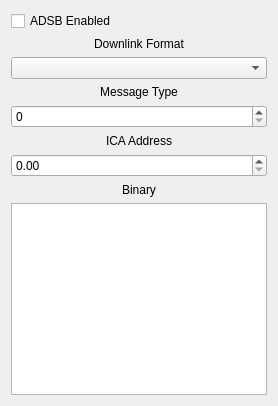
            <widget class="QWidget" name="annotationAdsbTab">
             <attribute name="title">
              <string>ADSB</string>
             </attribute>
             <layout class="QVBoxLayout" name="verticalLayout_5">
              <item>
               <widget class="QCheckBox" name="adsbEnabledCheckBox">
                <property name="text">
                 <string>ADSB Enabled</string>
                </property>
               </widget>
              </item>
              <item>
               <widget class="QLabel" name="downlinkFormatLabel">
                <property name="text">
                 <string>Downlink Format</string>
                </property>
                <property name="alignment">
                 <set>Qt::AlignCenter</set>
                </property>
               </widget>
              </item>
              <item>
               <widget class="QComboBox" name="downlinkFormatComboBox"/>
              </item>
              <item>
               <widget class="QLabel" name="adsbMsgTypeLabel">
                <property name="text">
                 <string>Message Type</string>
                </property>
                <property name="alignment">
                 <set>Qt::AlignCenter</set>
                </property>
               </widget>
              </item>
              <item>
               <widget class="QSpinBox" name="adsbMsgTypeComboBox">
                <property name="maximum">
                 <number>31</number>
                </property>
               </widget>
              </item>
              <item>
               <widget class="QLabel" name="icaAddrLabel">
                <property name="text">
                 <string>ICA Address</string>
                </property>
                <property name="alignment">
                 <set>Qt::AlignCenter</set>
                </property>
               </widget>
              </item>
              <item>
               <widget class="QDoubleSpinBox" name="icaAddrDoubleSpinBox"/>
              </item>
              <item>
               <widget class="QLabel" name="adsbBinaryLabel">
                <property name="text">
                 <string>Binary</string>
                </property>
                <property name="alignment">
                 <set>Qt::AlignCenter</set>
                </property>
               </widget>
              </item>
              <item>
               <widget class="QPlainTextEdit" name="adsbBinaryPlainTextEdit"/>
              </item>
             </layout>
            </widget>
